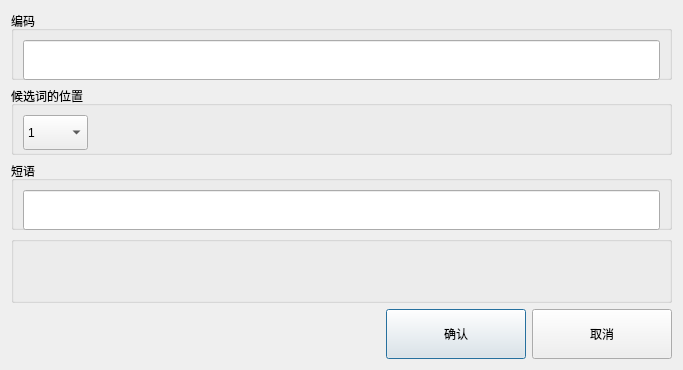
<?xml version="1.0" encoding="UTF-8"?>
<ui version="4.0">
 <class>update_word</class>
 <widget class="QDialog" name="update_word">
  <property name="geometry">
   <rect>
    <x>0</x>
    <y>0</y>
    <width>683</width>
    <height>370</height>
   </rect>
  </property>
  <property name="minimumSize">
   <size>
    <width>0</width>
    <height>370</height>
   </size>
  </property>
  <property name="windowTitle">
   <string>更新短语</string>
  </property>
  <layout class="QVBoxLayout" name="verticalLayout">
   <item>
    <widget class="QGroupBox" name="apathConfBox_3">
     <property name="sizePolicy">
      <sizepolicy hsizetype="Preferred" vsizetype="Fixed">
       <horstretch>0</horstretch>
       <verstretch>0</verstretch>
      </sizepolicy>
     </property>
     <property name="minimumSize">
      <size>
       <width>0</width>
       <height>0</height>
      </size>
     </property>
     <property name="maximumSize">
      <size>
       <width>16777215</width>
       <height>1000000</height>
      </size>
     </property>
     <property name="title">
      <string>编码</string>
     </property>
     <layout class="QVBoxLayout" name="verticalLayout_14">
      <item>
       <widget class="QLineEdit" name="codeEdit">
        <property name="sizePolicy">
         <sizepolicy hsizetype="Expanding" vsizetype="Fixed">
          <horstretch>0</horstretch>
          <verstretch>0</verstretch>
         </sizepolicy>
        </property>
        <property name="minimumSize">
         <size>
          <width>0</width>
          <height>40</height>
         </size>
        </property>
        <property name="text">
         <string/>
        </property>
       </widget>
      </item>
     </layout>
    </widget>
   </item>
   <item>
    <widget class="QGroupBox" name="bpathConfBox_2">
     <property name="sizePolicy">
      <sizepolicy hsizetype="Preferred" vsizetype="Fixed">
       <horstretch>0</horstretch>
       <verstretch>0</verstretch>
      </sizepolicy>
     </property>
     <property name="minimumSize">
      <size>
       <width>0</width>
       <height>0</height>
      </size>
     </property>
     <property name="maximumSize">
      <size>
       <width>16777215</width>
       <height>1000000</height>
      </size>
     </property>
     <property name="title">
      <string>候选词的位置</string>
     </property>
     <layout class="QVBoxLayout" name="verticalLayout_10">
      <item>
       <widget class="QComboBox" name="rankCombo">
        <property name="sizePolicy">
         <sizepolicy hsizetype="Fixed" vsizetype="Expanding">
          <horstretch>0</horstretch>
          <verstretch>0</verstretch>
         </sizepolicy>
        </property>
        <property name="minimumSize">
         <size>
          <width>55</width>
          <height>35</height>
         </size>
        </property>
        <property name="maximumSize">
         <size>
          <width>65</width>
          <height>45</height>
         </size>
        </property>
        <item>
         <property name="text">
          <string>1</string>
         </property>
        </item>
        <item>
         <property name="text">
          <string>2</string>
         </property>
        </item>
        <item>
         <property name="text">
          <string>3</string>
         </property>
        </item>
        <item>
         <property name="text">
          <string>4</string>
         </property>
        </item>
        <item>
         <property name="text">
          <string>5</string>
         </property>
        </item>
        <item>
         <property name="text">
          <string>6</string>
         </property>
        </item>
        <item>
         <property name="text">
          <string>7</string>
         </property>
        </item>
       </widget>
      </item>
     </layout>
    </widget>
   </item>
   <item>
    <widget class="QGroupBox" name="cpathConfBox">
     <property name="sizePolicy">
      <sizepolicy hsizetype="Preferred" vsizetype="Fixed">
       <horstretch>0</horstretch>
       <verstretch>0</verstretch>
      </sizepolicy>
     </property>
     <property name="minimumSize">
      <size>
       <width>0</width>
       <height>0</height>
      </size>
     </property>
     <property name="maximumSize">
      <size>
       <width>16777215</width>
       <height>1000000</height>
      </size>
     </property>
     <property name="title">
      <string>短语</string>
     </property>
     <layout class="QVBoxLayout" name="verticalLayout_9">
      <item>
       <widget class="QLineEdit" name="wordEdit">
        <property name="sizePolicy">
         <sizepolicy hsizetype="Expanding" vsizetype="Fixed">
          <horstretch>0</horstretch>
          <verstretch>0</verstretch>
         </sizepolicy>
        </property>
        <property name="minimumSize">
         <size>
          <width>0</width>
          <height>40</height>
         </size>
        </property>
        <property name="text">
         <string/>
        </property>
       </widget>
      </item>
     </layout>
    </widget>
   </item>
   <item>
    <widget class="QGroupBox" name="dpathConfBox_2">
     <property name="sizePolicy">
      <sizepolicy hsizetype="Preferred" vsizetype="Fixed">
       <horstretch>0</horstretch>
       <verstretch>0</verstretch>
      </sizepolicy>
     </property>
     <property name="minimumSize">
      <size>
       <width>0</width>
       <height>0</height>
      </size>
     </property>
     <property name="maximumSize">
      <size>
       <width>16777215</width>
       <height>1000000</height>
      </size>
     </property>
     <property name="title">
      <string/>
     </property>
     <layout class="QVBoxLayout" name="verticalLayout_11">
      <item>
       <widget class="QLabel" name="label">
        <property name="minimumSize">
         <size>
          <width>0</width>
          <height>40</height>
         </size>
        </property>
        <property name="text">
         <string/>
        </property>
       </widget>
      </item>
     </layout>
    </widget>
   </item>
   <item>
    <layout class="QVBoxLayout" name="verticalLayout_8">
     <item>
      <spacer name="verticalSpacer">
       <property name="orientation">
        <enum>Qt::Orientation::Vertical</enum>
       </property>
       <property name="sizeHint" stdset="0">
        <size>
         <width>20</width>
         <height>15</height>
        </size>
       </property>
      </spacer>
     </item>
     <item>
      <layout class="QHBoxLayout" name="horizontalLayout_8">
       <item>
        <spacer name="horizontalSpacer_4">
         <property name="orientation">
          <enum>Qt::Orientation::Horizontal</enum>
         </property>
         <property name="sizeHint" stdset="0">
          <size>
           <width>40</width>
           <height>20</height>
          </size>
         </property>
        </spacer>
       </item>
       <item>
        <widget class="QPushButton" name="yesPbn">
         <property name="sizePolicy">
          <sizepolicy hsizetype="Preferred" vsizetype="Fixed">
           <horstretch>0</horstretch>
           <verstretch>0</verstretch>
          </sizepolicy>
         </property>
         <property name="minimumSize">
          <size>
           <width>140</width>
           <height>50</height>
          </size>
         </property>
         <property name="maximumSize">
          <size>
           <width>16777215</width>
           <height>70</height>
          </size>
         </property>
         <property name="text">
          <string>确认</string>
         </property>
        </widget>
       </item>
       <item>
        <widget class="QPushButton" name="cancelPbn">
         <property name="sizePolicy">
          <sizepolicy hsizetype="Preferred" vsizetype="Fixed">
           <horstretch>0</horstretch>
           <verstretch>0</verstretch>
          </sizepolicy>
         </property>
         <property name="minimumSize">
          <size>
           <width>140</width>
           <height>50</height>
          </size>
         </property>
         <property name="maximumSize">
          <size>
           <width>16777215</width>
           <height>70</height>
          </size>
         </property>
         <property name="text">
          <string>取消</string>
         </property>
        </widget>
       </item>
      </layout>
     </item>
    </layout>
   </item>
  </layout>
 </widget>
 <resources/>
 <connections/>
</ui>
